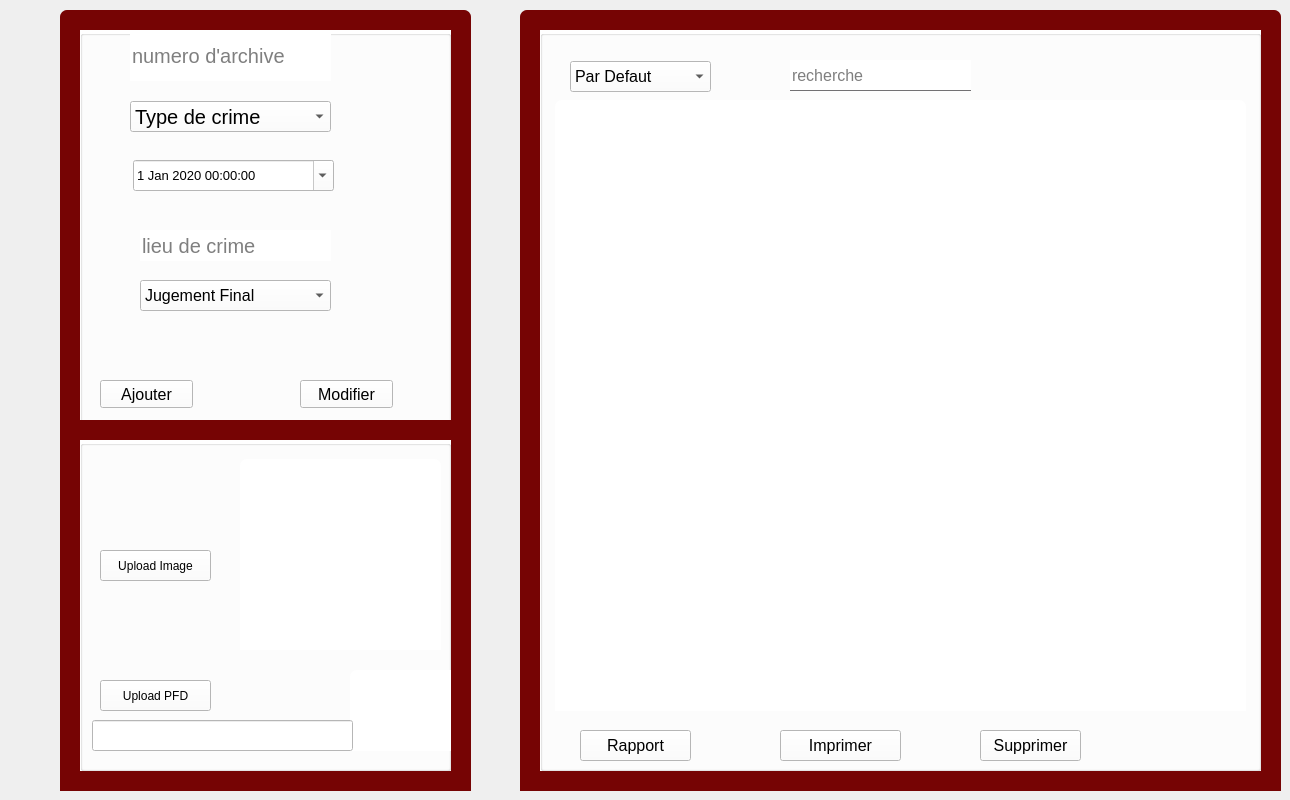
    <widget class="QWidget" name="tab">
     <property name="styleSheet">
      <string notr="true">
background:{
linear-gradient(#3c2929, #B73C3C);
}</string>
     </property>
     <attribute name="title">
      <string>Donnés </string>
     </attribute>
     <widget class="QLabel" name="logo">
      <property name="geometry">
       <rect>
        <x>-40</x>
        <y>-20</y>
        <width>201</width>
        <height>211</height>
       </rect>
      </property>
      <property name="text">
       <string/>
      </property>
     </widget>
     <widget class="QFrame" name="frame">
      <property name="geometry">
       <rect>
        <x>60</x>
        <y>10</y>
        <width>411</width>
        <height>451</height>
       </rect>
      </property>
      <property name="styleSheet">
       <string notr="true">QFrame { /* The tab widget frame */
border-top: 2px solid #2a2a2a; 
border-left: 2px solid #2a2a2a;
border-right: 2px solid #2a2a2a ; 
border-bottom: 2px solid #2a2a2a; 
background: #760404;
	
	
	/*border-top-color: rgb(0, 0, 0);*/

}
QFrame{
left: 0px; /* move to the right by 5px */
}
QFrame {
background: #white;
border: 20px  #535353;
border-bottom-color: #535353; 
border-top-left-radius: 7px;
border-top-right-radius: 7px;
min-width: 90px;
padding: 12px;
color: rgb(50, 50, 162);
	color: rgb(0, 0, 0);
font-size:11.5px;
font-family:Georgia, Helvetica, sans-serif;
font-weight:500;
}
QFrame::tab:selected,QTabBar::tab:hover {
	
	
	color: rgb(0, 0, 0);
	background-color: rgb(255, 255, 255);
}
QFrame::tab:selected {
border-color: #760404;
border-bottom-color: #760404; /* same as pane color */
color: #760404;
font-size: 18px;
font-family:Georgia,Solid;
font-weight:500;

}
QFrame::tab:!selected {
margin-top: 5px; /* make non-selected tabs look smaller */
}</string>
      </property>
      <property name="frameShape">
       <enum>QFrame::StyledPanel</enum>
      </property>
      <property name="frameShadow">
       <enum>QFrame::Raised</enum>
      </property>
      <widget class="QGroupBox" name="groupBox_cud_arch">
       <property name="geometry">
        <rect>
         <x>20</x>
         <y>20</y>
         <width>371</width>
         <height>401</height>
        </rect>
       </property>
       <property name="styleSheet">
        <string notr="true">background:white;</string>
       </property>
       <property name="title">
        <string/>
       </property>
       <widget class="QLineEdit" name="lineEdit">
        <property name="geometry">
         <rect>
          <x>50</x>
          <y>0</y>
          <width>201</width>
          <height>51</height>
         </rect>
        </property>
        <property name="font">
         <font>
          <pointsize>15</pointsize>
         </font>
        </property>
        <property name="styleSheet">
         <string notr="true">background:white;</string>
        </property>
        <property name="text">
         <string/>
        </property>
        <property name="frame">
         <bool>false</bool>
        </property>
        <property name="dragEnabled">
         <bool>false</bool>
        </property>
        <property name="placeholderText">
         <string>numero d'archive</string>
        </property>
       </widget>
       <widget class="QComboBox" name="comboBox">
        <property name="geometry">
         <rect>
          <x>50</x>
          <y>71</y>
          <width>201</width>
          <height>31</height>
         </rect>
        </property>
        <property name="font">
         <font>
          <pointsize>15</pointsize>
         </font>
        </property>
        <property name="styleSheet">
         <string notr="true">background:white;</string>
        </property>
        <property name="currentIndex">
         <number>0</number>
        </property>
        <item>
         <property name="text">
          <string>Type de crime</string>
         </property>
        </item>
        <item>
         <property name="text">
          <string>violence</string>
         </property>
        </item>
        <item>
         <property name="text">
          <string>vole</string>
         </property>
        </item>
        <item>
         <property name="text">
          <string>assasignation</string>
         </property>
        </item>
        <item>
         <property name="text">
          <string>viole</string>
         </property>
        </item>
       </widget>
       <widget class="QDateTimeEdit" name="dateTimeEdit">
        <property name="geometry">
         <rect>
          <x>53</x>
          <y>130</y>
          <width>201</width>
          <height>31</height>
         </rect>
        </property>
        <property name="font">
         <font>
          <pointsize>10</pointsize>
         </font>
        </property>
        <property name="styleSheet">
         <string notr="true">background:white;</string>
        </property>
        <property name="dateTime">
         <datetime>
          <hour>0</hour>
          <minute>0</minute>
          <second>0</second>
          <year>2020</year>
          <month>1</month>
          <day>1</day>
         </datetime>
        </property>
        <property name="calendarPopup">
         <bool>true</bool>
        </property>
       </widget>
       <widget class="QComboBox" name="comboBox_2">
        <property name="geometry">
         <rect>
          <x>60</x>
          <y>250</y>
          <width>191</width>
          <height>31</height>
         </rect>
        </property>
        <property name="font">
         <font>
          <pointsize>12</pointsize>
         </font>
        </property>
        <property name="styleSheet">
         <string notr="true">background:white;</string>
        </property>
        <item>
         <property name="text">
          <string>Jugement Final</string>
         </property>
        </item>
        <item>
         <property name="text">
          <string>execution</string>
         </property>
        </item>
        <item>
         <property name="text">
          <string>Pecher Financier</string>
         </property>
        </item>
        <item>
         <property name="text">
          <string>prison</string>
         </property>
        </item>
        <item>
         <property name="text">
          <string>prison et Pecher</string>
         </property>
        </item>
       </widget>
       <widget class="QPushButton" name="pushButton_ajouter_arch">
        <property name="geometry">
         <rect>
          <x>20</x>
          <y>350</y>
          <width>93</width>
          <height>28</height>
         </rect>
        </property>
        <property name="font">
         <font>
          <pointsize>12</pointsize>
         </font>
        </property>
        <property name="text">
         <string>Ajouter</string>
        </property>
       </widget>
       <widget class="QPushButton" name="pushButton_modifier_arch">
        <property name="geometry">
         <rect>
          <x>220</x>
          <y>350</y>
          <width>93</width>
          <height>28</height>
         </rect>
        </property>
        <property name="font">
         <font>
          <pointsize>12</pointsize>
         </font>
        </property>
        <property name="text">
         <string>Modifier</string>
        </property>
       </widget>
       <widget class="QLineEdit" name="lineEdit_3">
        <property name="geometry">
         <rect>
          <x>60</x>
          <y>200</y>
          <width>191</width>
          <height>31</height>
         </rect>
        </property>
        <property name="font">
         <font>
          <pointsize>15</pointsize>
         </font>
        </property>
        <property name="styleSheet">
         <string notr="true">background:white;</string>
        </property>
        <property name="text">
         <string/>
        </property>
        <property name="frame">
         <bool>false</bool>
        </property>
        <property name="dragEnabled">
         <bool>false</bool>
        </property>
        <property name="placeholderText">
         <string>lieu de crime</string>
        </property>
       </widget>
      </widget>
     </widget>
     <widget class="QFrame" name="frame_2">
      <property name="geometry">
       <rect>
        <x>60</x>
        <y>420</y>
        <width>411</width>
        <height>371</height>
       </rect>
      </property>
      <property name="styleSheet">
       <string notr="true">QFrame { /* The tab widget frame */
border-top: 2px solid #2a2a2a; 
border-left: 2px solid #2a2a2a;
border-right: 2px solid #2a2a2a ; 
border-bottom: 2px solid #2a2a2a; 
background: #760404;
	
	
	/*border-top-color: rgb(0, 0, 0);*/

}
QFrame{
left: 0px; /* move to the right by 5px */
}
QFrame {
background: #white;
border: 20px  #535353;
border-bottom-color: #535353; 
border-top-left-radius: 7px;
border-top-right-radius: 7px;
min-width: 90px;
padding: 12px;
color: rgb(50, 50, 162);
	color: rgb(0, 0, 0);
font-size:11.5px;
font-family:Georgia, Helvetica, sans-serif;
font-weight:500;
}
QFrame::tab:selected,QTabBar::tab:hover {
	
	
	color: rgb(0, 0, 0);
	background-color: rgb(255, 255, 255);
}
QFrame::tab:selected {
border-color: #760404;
border-bottom-color: #760404; /* same as pane color */
color: #760404;
font-size: 18px;
font-family:Georgia,Solid;
font-weight:500;

}
QFrame::tab:!selected {
margin-top: 5px; /* make non-selected tabs look smaller */
}</string>
      </property>
      <property name="frameShape">
       <enum>QFrame::StyledPanel</enum>
      </property>
      <property name="frameShadow">
       <enum>QFrame::Raised</enum>
      </property>
      <widget class="QGroupBox" name="groupBox">
       <property name="geometry">
        <rect>
         <x>20</x>
         <y>20</y>
         <width>371</width>
         <height>331</height>
        </rect>
       </property>
       <property name="styleSheet">
        <string notr="true">background:white;</string>
       </property>
       <property name="title">
        <string/>
       </property>
       <widget class="QLabel" name="upimage">
        <property name="geometry">
         <rect>
          <x>160</x>
          <y>19</y>
          <width>201</width>
          <height>191</height>
         </rect>
        </property>
        <property name="text">
         <string/>
        </property>
        <property name="pixmap">
         <pixmap resource="resource.qrc">:/images/upload 1.png</pixmap>
        </property>
       </widget>
       <widget class="QPushButton" name="pushButton_2">
        <property name="geometry">
         <rect>
          <x>20</x>
          <y>110</y>
          <width>111</width>
          <height>31</height>
         </rect>
        </property>
        <property name="text">
         <string>Upload Image</string>
        </property>
       </widget>
       <widget class="QPushButton" name="pushButton_3">
        <property name="geometry">
         <rect>
          <x>20</x>
          <y>240</y>
          <width>111</width>
          <height>31</height>
         </rect>
        </property>
        <property name="text">
         <string>Upload PFD</string>
        </property>
       </widget>
       <widget class="QLabel" name="uppdf">
        <property name="geometry">
         <rect>
          <x>270</x>
          <y>230</y>
          <width>114</width>
          <height>81</height>
         </rect>
        </property>
        <property name="text">
         <string/>
        </property>
        <property name="pixmap">
         <pixmap resource="resource.qrc">:/images/uploadfile 1.png</pixmap>
        </property>
       </widget>
       <widget class="QLineEdit" name="urlpdf">
        <property name="geometry">
         <rect>
          <x>12</x>
          <y>280</y>
          <width>261</width>
          <height>31</height>
         </rect>
        </property>
       </widget>
      </widget>
     </widget>
     <widget class="QFrame" name="frame_4">
      <property name="geometry">
       <rect>
        <x>520</x>
        <y>10</y>
        <width>761</width>
        <height>781</height>
       </rect>
      </property>
      <property name="styleSheet">
       <string notr="true">QFrame { /* The tab widget frame */
border-top: 2px solid #2a2a2a; 
border-left: 2px solid #2a2a2a;
border-right: 2px solid #2a2a2a ; 
border-bottom: 2px solid #2a2a2a; 
background: #760404;
	
	
	/*border-top-color: rgb(0, 0, 0);*/

}
QFrame{
left: 0px; /* move to the right by 5px */
}
QFrame {
background: #white;
border: 20px  #535353;
border-bottom-color: #535353; 
border-top-left-radius: 7px;
border-top-right-radius: 7px;
min-width: 90px;
padding: 12px;
color: rgb(50, 50, 162);
	color: rgb(0, 0, 0);
font-size:11.5px;
font-family:Georgia, Helvetica, sans-serif;
font-weight:500;
}
QFrame::tab:selected,QTabBar::tab:hover {
	
	
	color: rgb(0, 0, 0);
	background-color: rgb(255, 255, 255);
}
QFrame::tab:selected {
border-color: #760404;
border-bottom-color: #760404; /* same as pane color */
color: #760404;
font-size: 18px;
font-family:Georgia,Solid;
font-weight:500;

}
QFrame::tab:!selected {
margin-top: 5px; /* make non-selected tabs look smaller */
}</string>
      </property>
      <property name="frameShape">
       <enum>QFrame::StyledPanel</enum>
      </property>
      <property name="frameShadow">
       <enum>QFrame::Raised</enum>
      </property>
      <widget class="QGroupBox" name="groupBox_r_arch">
       <property name="geometry">
        <rect>
         <x>20</x>
         <y>20</y>
         <width>721</width>
         <height>741</height>
        </rect>
       </property>
       <property name="styleSheet">
        <string notr="true">background:white;</string>
       </property>
       <property name="title">
        <string/>
       </property>
       <widget class="QTableView" name="tableView">
        <property name="geometry">
         <rect>
          <x>15</x>
          <y>70</y>
          <width>691</width>
          <height>611</height>
         </rect>
        </property>
        <property name="selectionBehavior">
         <enum>QAbstractItemView::SelectRows</enum>
        </property>
       </widget>
       <widget class="QLineEdit" name="lineEdit_2">
        <property name="geometry">
         <rect>
          <x>250</x>
          <y>30</y>
          <width>181</width>
          <height>31</height>
         </rect>
        </property>
        <property name="font">
         <font>
          <pointsize>12</pointsize>
         </font>
        </property>
        <property name="styleSheet">
         <string notr="true">border-bottom:1px solid #717072;</string>
        </property>
        <property name="text">
         <string/>
        </property>
        <property name="frame">
         <bool>false</bool>
        </property>
        <property name="placeholderText">
         <string>recherche</string>
        </property>
       </widget>
       <widget class="QPushButton" name="pushButton_supprimer_arch">
        <property name="geometry">
         <rect>
          <x>440</x>
          <y>700</y>
          <width>101</width>
          <height>31</height>
         </rect>
        </property>
        <property name="font">
         <font>
          <pointsize>12</pointsize>
         </font>
        </property>
        <property name="text">
         <string>Supprimer</string>
        </property>
       </widget>
       <widget class="QPushButton" name="pushButton">
        <property name="geometry">
         <rect>
          <x>240</x>
          <y>700</y>
          <width>121</width>
          <height>31</height>
         </rect>
        </property>
        <property name="font">
         <font>
          <pointsize>12</pointsize>
         </font>
        </property>
        <property name="text">
         <string>Imprimer</string>
        </property>
       </widget>
       <widget class="QComboBox" name="comboBox_3">
        <property name="geometry">
         <rect>
          <x>30</x>
          <y>31</y>
          <width>141</width>
          <height>31</height>
         </rect>
        </property>
        <property name="font">
         <font>
          <pointsize>12</pointsize>
         </font>
        </property>
        <item>
         <property name="text">
          <string>Par Defaut</string>
         </property>
        </item>
        <item>
         <property name="text">
          <string>Numero archive</string>
         </property>
        </item>
        <item>
         <property name="text">
          <string>type crime</string>
         </property>
        </item>
        <item>
         <property name="text">
          <string>jugement Final</string>
         </property>
        </item>
       </widget>
       <widget class="QPushButton" name="pushButton_4">
        <property name="geometry">
         <rect>
          <x>40</x>
          <y>700</y>
          <width>111</width>
          <height>31</height>
         </rect>
        </property>
        <property name="font">
         <font>
          <pointsize>12</pointsize>
         </font>
        </property>
        <property name="text">
         <string>Rapport</string>
        </property>
       </widget>
       <widget class="QFrame" name="frame_3">
        <property name="geometry">
         <rect>
          <x>-580</x>
          <y>-30</y>
          <width>571</width>
          <height>771</height>
         </rect>
        </property>
        <property name="frameShape">
         <enum>QFrame::StyledPanel</enum>
        </property>
        <property name="frameShadow">
         <enum>QFrame::Raised</enum>
        </property>
       </widget>
      </widget>
     </widget>
    </widget>
